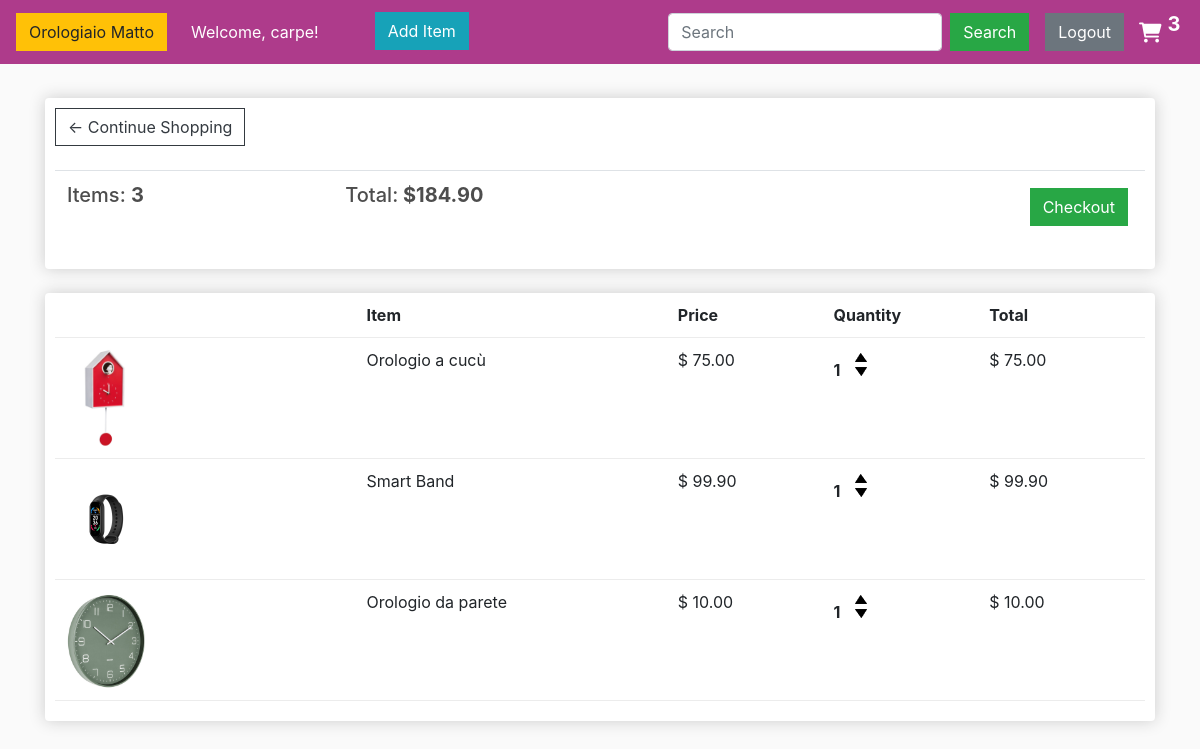
The app's page /cart/ (signed in), older data.
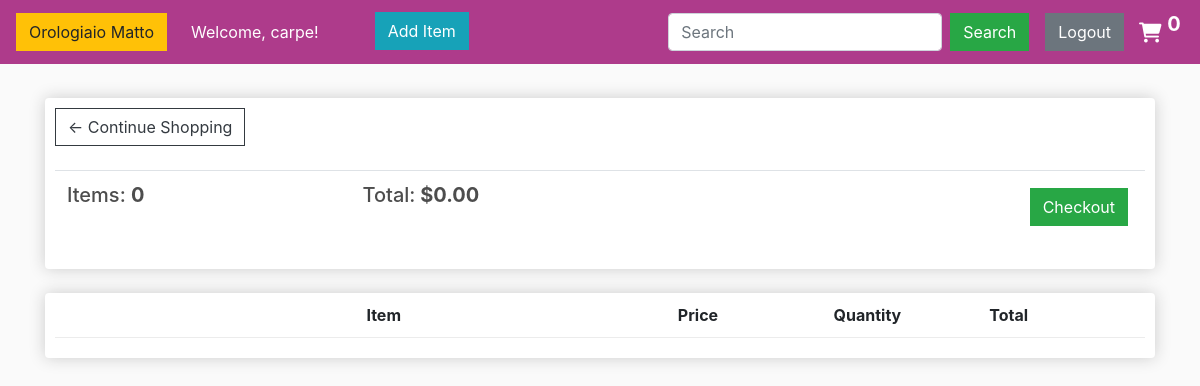
The same page, newer data.
### ppm_products/models.py (models this page shows, shortened)
class Order(models.Model):
    customer = models.ForeignKey(Customer, on_delete=models.SET_NULL, null=True, blank=True)
    date_ordered = models.DateTimeField(auto_now_add=True)
    complete = models.BooleanField(default=False, null=True, blank=True)
    transaction_id = models.CharField(max_length=100, null=True, blank=True)
    @property
    def get_cart_total(self):
        orderitems = self.orderitem_set.all()
        total = sum([item.get_total for item in orderitems])
        return total
    @property
    def get_cart_items(self):
        orderitems = self.orderitem_set.all()
        total = sum([item.quantity for item in orderitems])
        return total

class OrderItem(models.Model):
    product = models.ForeignKey(Product, on_delete=models.SET_NULL, null=True, blank=True)
    order = models.ForeignKey(Order, on_delete=models.SET_NULL, null=True, blank=True)
    quantity = models.IntegerField(default=0, null=True, blank=True)
    date_added = models.DateTimeField(auto_now_add=True)
    @property
    def get_total(self):
        total = self.product.price * self.quantity
        return total

class Product(models.Model):
    name = models.CharField(max_length=100, null=True)
    price = models.DecimalField(max_digits=7, decimal_places=2)
    digital = models.BooleanField(default=False, null=True, blank=True)
    category = models.CharField(max_length=100, null=True)
    image = models.ImageField(null=True, blank=True)
    @property
    def imageUrl(self):
        try:
            url = self.image.url
        except:
            url = ''
        return url

### ppm_products/views.py (the view)
# urls.py: path('cart/', views.cart, name='cart'),
def cart(request):
    data = cartData(request)
    cartItems = data['cartItems']
    order = data['order']
    items = data['items']
    context = {'items': items, 'order': order, 'cartItems': cartItems}
    return render(request, 'store/cart.html', context)

### ppm_products/utils.py (called while the page is built)
def cartData(request):
    if request.user.is_authenticated:
        customer = request.user.customer
        order, created = Order.objects.get_or_create(customer=customer, complete=False)
        items = order.orderitem_set.all()
        cartItems = order.get_cart_items
    else:
        cookieData = cookieCart(request)
        cartItems = cookieData['cartItems']
        order = cookieData['order']
        items = cookieData['items']
    return {"cartItems": cartItems, "order": order, "items": items}

### ppm_products/templates/store/cart.html (shortened to what this page needs)
{% extends 'store/main.html' %}
{% load static %}
{% block content %}
    <div class="row">
        <div class="col-lg-12">
            <div class="box-element">
                <a  class="btn btn-outline-dark" href="{% url 'store' %}">&#x2190; Continue Shopping</a>
                <br>
                <br>
                <table class="table">
                    <tr>
                        <th><h5>Items: <strong>{{ order.get_cart_items }}</strong></h5></th>
                        <th><h5>Total:<strong> ${{ order.get_cart_total|floatformat:2 }}</strong></h5></th>
                        <th>
                            <a  style="float:right; margin:5px;" class="btn btn-success" href="{% url 'checkout' %}">Checkout</a>
                        </th>
                    </tr>
                </table>
            </div>
            <br>
            <div class="box-element">
                <div class="cart-row">
                    <div style="flex:2"><strong>Item</strong></div>
                    <div style="flex:1"><strong>Price</strong></div>
                    <div style="flex:1"><strong>Quantity</strong></div>
                    <div style="flex:1"><strong>Total</strong></div>
                </div>
                {% for item in items %}
                <div class="cart-row">
                    <div style="flex:2"><img class="row-image" src="{{ item.product.imageUrl }}"></div>
                    <div style="flex:2"><p>{{ item.product.name }}</p></div>
                    <div style="flex:1"><p>$ {{ item.product.price|floatformat:2 }}</p></div>
                    <div style="flex:1">
                        <p class="quantity">{{ item.quantity }}</p>
                        <div class="quantity">
                            <img data-product={{ item.product.id }} data-action="add" class="chg-quantity update-cart" src="{% static  'images/arrow-up.png' %}">
                            <img data-product={{ item.product.id }} data-action="remove" class="chg-quantity update-cart" src="{% static  'images/arrow-down.png' %}">
                        </div>
                    </div>
                    <div style="flex:1"><p>$ {{ item.get_total|floatformat:2 }}</p></div>
                </div>
                {% endfor %}
            </div>
        </div>
    </div>
{% endblock content %}

### ppm_products/templates/store/main.html (shortened to what this page needs)
<!DOCTYPE html>
{% load static %}
<html>
<head>
    <link rel="stylesheet" href="https://stackpath.bootstrapcdn.com/bootstrap/4.4.1/css/bootstrap.min.css">
    <link rel="stylesheet" type="text/css" href="{% static 'css/main.css' %}">
    <link rel="stylesheet" href="https://cdnjs.cloudflare.com/ajax/libs/font-awesome/6.0.0-beta3/css/all.min.css">
</head>
<body>
<nav class="navbar navbar-expand-lg navbar-dark bg-dark">
    <a class="navbar-brand" href="{% url 'store' %}">
        <button class="btn btn-warning"> Orologiaio Matto </button>
    </a>
    <div class="collapse navbar-collapse" id="navbarSupportedContent">
        <ul class="navbar-nav mr-auto">
            <li class="nav-item active">
                {% if user.is_authenticated %}
                    <a class="nav-link">Welcome, {{ user }}!</a>
                {% else %}
                    <a class="nav-link">You are not logged in.</a>
                {% endif %}
            </li>
            <li class="nav-item active">
                <a href="{% url 'add_product' %}" id="add_item">
                    <button class="btn btn-info ml-5">Add Item</button>
                </a>
            </li>
        </ul>
        <form class="form-inline my-2 my-lg-0" method="GET" action="{% url 'product_search' %}">
            <input class="form-control mr-sm-2" type="search" placeholder="Search" aria-label="Search" name="q">
            <button class="btn btn-success my-2 my-sm-0" type="submit">Search</button>
        </form>
        <div class="form-inline my-2 my-lg-0">
            <a href="{% url 'logout' %}" class="btn btn-secondary ml-3" id="logout">Logout</a>
            <a href="{% url 'cart' %}">
                <i class="fa-solid fa-cart-shopping fa-lg"></i>
            </a>
            <p id="cart-total">{{ cartItems }}</p>
        </div>
    </div>
</nav>
<div class="container">
    <br>
    {% block content %}
    {% endblock content %}
</div>
</body>
</html>

Row changes from the older to the newer data that the page shows:
no longer on this page (row edited): Order: get_cart_items "3", get_cart_total "184.90"
no longer on this page (row unchanged): OrderItem: product.imageUrl (picture), product.name "Orologio a cucù", product.price "75.00", quantity "1", get_total "75.00"
no longer on this page (row unchanged): OrderItem: product.imageUrl (picture), product.name "Smart Band", product.price "99.90", quantity "1", get_total "99.90"
removed OrderItem: product.imageUrl (picture), product.name "Orologio da parete", product.price "10.00", quantity "1", get_total "10.00"
added Order: get_cart_items "0", get_cart_total "0.00"
Text that changed along with them:
{{ cartItems }}: "3" → "0"
